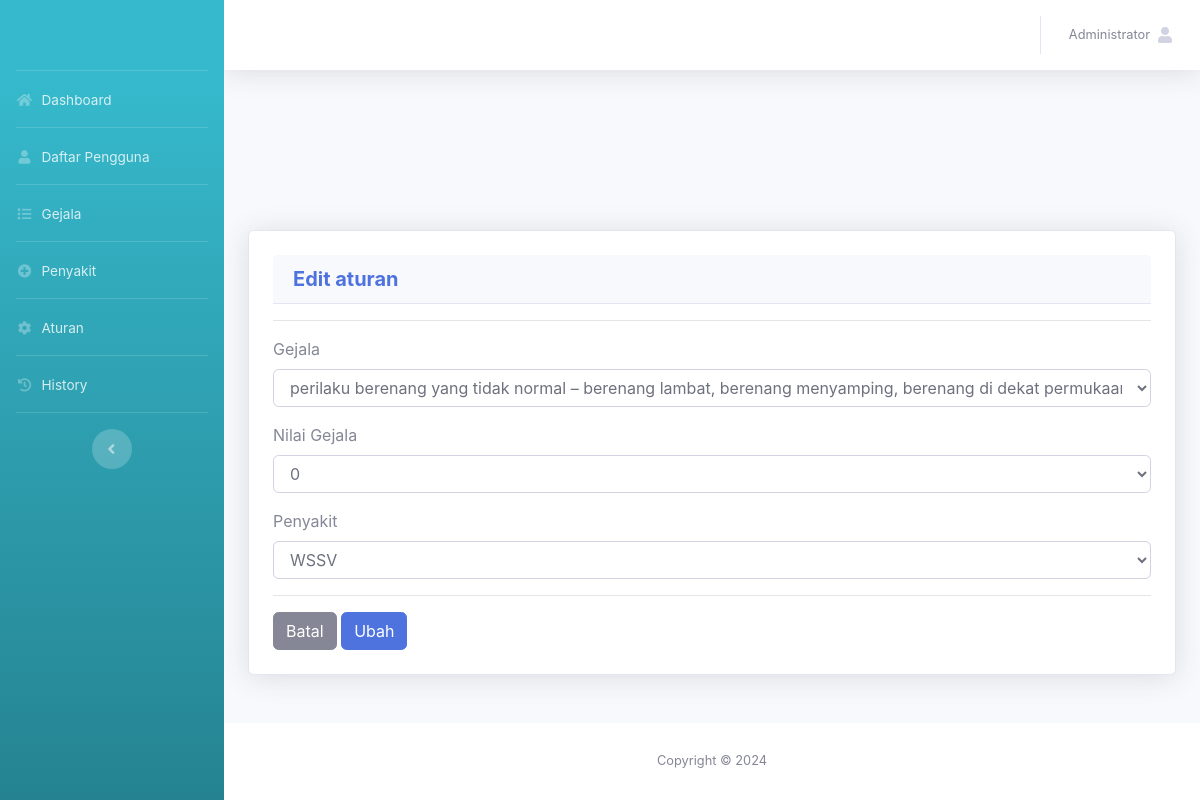
/admin/edit_aturan.php?id_aturan=1 (signed in), run on the app's committed database.
### tables this page shows
CREATE TABLE `tb_akun` (
  `id_akun` int(11) NOT NULL,
  `nama_lengkap` varchar(50) NOT NULL,
  `username` varchar(50) NOT NULL,
  `password` varchar(50) NOT NULL,
  `level` varchar(30) NOT NULL
);

CREATE TABLE `tb_gejala` (
  `id_gejala` int(11) NOT NULL,
  `nama_gejala` text NOT NULL
);

CREATE TABLE `tb_aturan` (
  `id_aturan` int(11) NOT NULL,
  `id_gejala` int(11) NOT NULL,
  `id_penyakit` int(11) NOT NULL,
  `nilai_gejala` double NOT NULL
);

CREATE TABLE `tb_penyakit` (
  `id_penyakit` int(11) NOT NULL,
  `nama_penyakit` text NOT NULL,
  `keterangan` text NOT NULL,
  `pengendalian` text NOT NULL
);

### admin/edit_aturan.php (the view, shortened to what this page needs)
<?php
include '../assets/conn/config.php';
include 'header.php';
?>
<div class="container">
	<div class="card shadow p-4 mb-5">
		<div class = "card-header">
            <h5 class= "m-0 font-weight-bold text-primary">Edit aturan</h5>
        </div>
        <hr>
        <?php
        $data = mysqli_query($conn,"SELECT * FROM tb_aturan WHERE id_aturan='$_GET[id_aturan]'");
        $a = mysqli_fetch_array($data)
        ?>
            <form action="edit_aturan.php?aksi=ubah" method="POST">
                <div class="form-group">
                    <label>Gejala</label>
                    <select name="id_gejala" class="form-control">
                        <?php
                        $gej = mysqli_query($conn,"SELECT * FROM tb_gejala WHERE id_gejala='$a[id_gejala]'");
                        $dG = mysqli_fetch_array($gej);
                            echo "<option selected value='".$dG['id_gejala']."'>".$dG['nama_gejala']."</option>";
                        ?>
                    </select>
                </div>
                <div class="form-group">
                    <label>Nilai Gejala</label>
                    <select name="nilai_gejala" class="form-control">
                        <option selected><?=$a['nilai_gejala']?></option>
                    </select>
                </div>
                <div class="form-group">
                    <label>Penyakit</label>
                    <select name="id_penyakit" class="form-control">
                        <?php
                        $pen = mysqli_query($conn,"SELECT * FROM tb_penyakit WHERE id_penyakit='$a[id_penyakit]'");
                        $dP = mysqli_fetch_array($pen);
                        echo "<option selected value='".$dP['id_penyakit']."'>".$dP['nama_penyakit']."</option>";
                        ?>
                    </select>
                </div>
                <hr>
                <a href="aturan.php" class="btn btn-secondary">Batal</a>
                <input type="submit" value="Ubah" class="btn btn-primary">
            </form>
        </div>
    </div>
<?php
include 'footer.php';
?>

### admin/header.php (shortened to what this page needs)
<?php
include '../assets/conn/config.php';
?>
<!DOCTYPE html>
<html lang="en">
<head>
  <link href="../assets/vendor/fontawesome-free/css/all.min.css" rel="stylesheet" type="text/css">
  <link href="../assets/css/sb-admin-2.min.css" rel="stylesheet">
  <link href="../assets/vendor/datatables/dataTables.bootstrap4.min.css" rel="stylesheet">
</head>
<body id="page-top">
 <div id="wrapper">
  <ul class="navbar-nav bg-gradient-info sidebar sidebar-dark accordion" id="accordionSidebar">
    <a class="sidebar-brand d-flex align-items-center justify-content-center" href="index">
    </a>
    <hr class="sidebar-divider my-0">
    <li class="nav-item">
      <a class="nav-link" href="index.php">
        <i class="fas fa-fw fa-home"></i>
        <span>Dashboard</span></a>
      </li>
      <hr class="sidebar-divider my-0">
      <li class="nav-item">
        <a class="nav-link" href="daftar_pengguna.php">
          <i class="fas fa-fw fa-user"></i>
          <span>Daftar Pengguna</span></a>
      </li>
      <hr class="sidebar-divider my-0">
      <li class="nav-item">
        <a class="nav-link" href="gejala.php">
          <i class="fas fa-fw fa-list"></i>
          <span>Gejala</span></a>
      </li>
      <hr class="sidebar-divider my-0">
      <li class="nav-item">
        <a class="nav-link" href="penyakit.php">
          <i class="fas fa-fw fa-plus-circle"></i>
          <span>Penyakit</span></a>
      </li>
      <hr class="sidebar-divider my-0">
      <li class="nav-item">
        <a class="nav-link" href="aturan.php">
          <i class="fas fa-fw fa-cog"></i>
          <span>Aturan</span></a>
      </li>
      <hr class="sidebar-divider my-0">
      <li class="nav-item">
        <a class="nav-link" href="history.php">
          <i class="fas fa-fw fa-history"></i>
          <span>History</span></a>
      </li>
      <hr class="sidebar-divider d-none d-md-block">
      <div class="text-center d-none d-md-inline">
        <button class="rounded-circle border-0" id="sidebarToggle"></button>
      </div>
    </ul>
    <div id="content-wrapper" class="d-flex flex-column">
      <div id="content">
        <nav class="navbar navbar-expand navbar-light bg-white topbar mb-4 static-top shadow">
          <ul class="navbar-nav ml-auto">
            <li class="nav-item dropdown no-arrow">
              <a class="nav-link dropdown-toggle" href="#" id="userDropdown" role="button"
              data-toggle="dropdown" aria-haspopup="true" aria-expanded="false">
              <?php
              $username=$_SESSION['username'];
              $det=mysqli_query($conn,"select * from tb_akun where username='$username'");
              while($d=mysqli_fetch_array($det)){
                ?>
                <span class="mr-2 d-none d-lg-inline text-gray-600 small"><?php echo $d['nama_lengkap'] ?></span>
                <?php
              }
              ?>
              <span class="fa fa-user"><span>
              </a>
          </li>
        </ul>
      </nav>
    </div>
</body>
</html>

### data on the page
tb_akun: nama_lengkap "Administrator"
tb_gejala: id_gejala "perilaku berenang yang tidak normal – berenang lambat, berenang menyamping, berenang di dekat permukaan air dan berkumpul di sekitar tepi petak pemeliharaan"
tb_aturan: nilai_gejala "0"
tb_penyakit: id_penyakit "WSSV"
